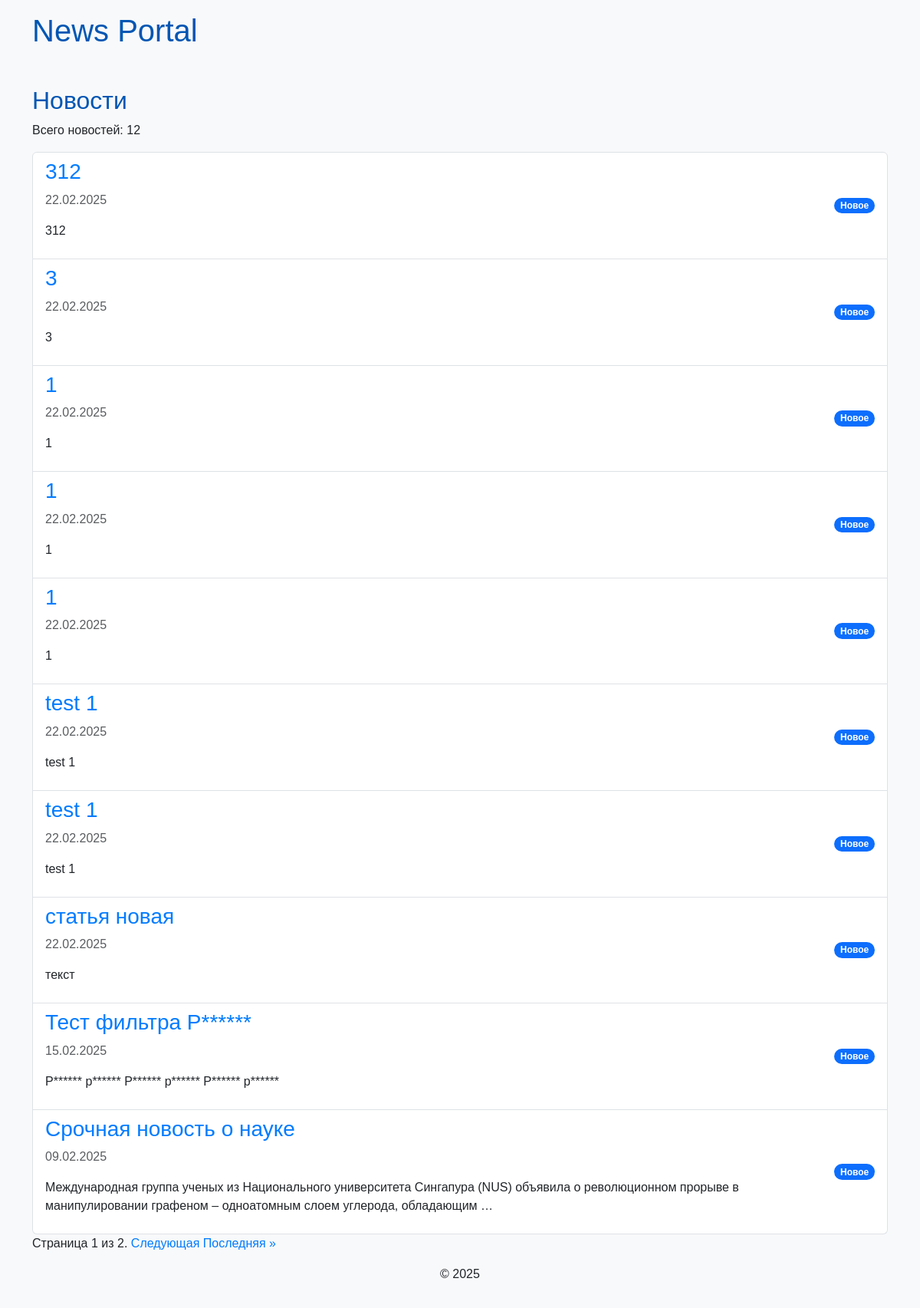
The page /news/ on the database as committed earlier.
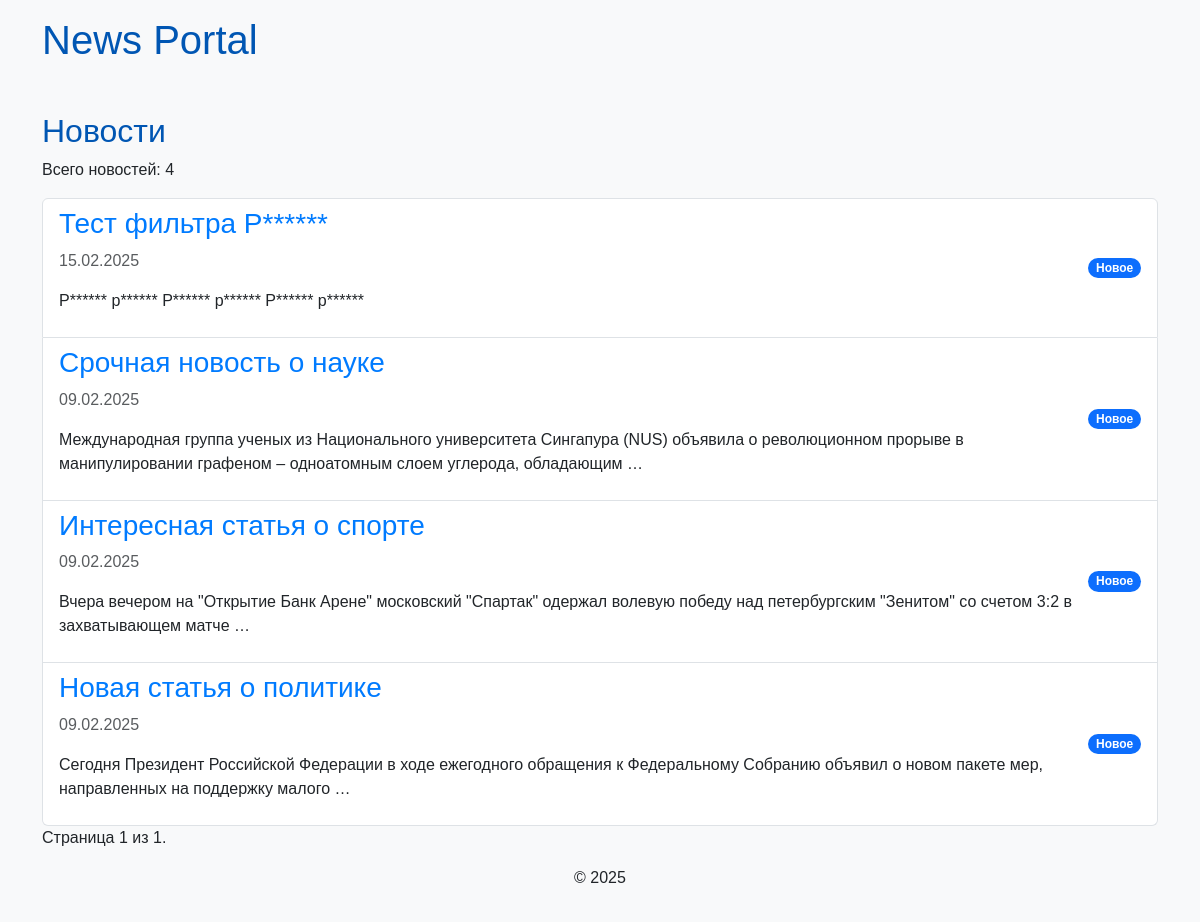
The same page on the database as committed later.
### news/models.py (models this page shows, shortened)
class Post(models.Model):
    ARTICLE = 'AR'
    NEWS = 'NW'
    POST_TYPES = [
        (ARTICLE, 'Статья'),
        (NEWS, 'Новость'),
    ]
    author = models.ForeignKey(Author, on_delete=models.CASCADE)
    post_type = models.CharField(max_length=2, choices=POST_TYPES, default=NEWS)
    date_created = models.DateTimeField(auto_now_add=True)
    categories = models.ManyToManyField(Category, through='PostCategory')
    title = models.CharField(max_length=255)
    text = models.TextField()
    rating = models.IntegerField(default=0)

### news/views.py (the view)
# urls.py: path('news/', views.news_list, name='news_list'),
def news_list(request):
    news = Post.objects.all().order_by('-date_created')  # Сортируем по дате в убывающем порядке
    total_news = news.count()  # Получаем общее количество новостей
    paginator = Paginator(news, 10)  # 10 новостей на странице
    page_number = request.GET.get('page')
    page_obj = paginator.get_page(page_number)  # Получаем нужную страницу
    context = {
        'page_obj': page_obj,  # Передаём объект страницы
        'total_news': total_news,
    }
    return render(request, 'news/news_list.html', context)

### news/templatetags/custom_filters.py (called while the page is built)
@register.filter(name='censor')
def censor(value):
    if not isinstance(value, str):
        raise ValueError("Фильтр censor может быть применен только к строкам.")
    words = value.split()
    censored_text = []
    for word in words:
        if word in censored_words:
            censored_word = word[0] + '*' * (len(word) - 1)
            censored_text.append(censored_word)
        else:
            censored_text.append(word)
    return ' '.join(censored_text)

### templates/news/news_list.html (shortened to what this page needs)
{% extends 'default.html' %}
{% load custom_filters %}
{% block content %}
    <h2>Новости</h2>
    <p>Всего новостей: {{ total_news }}</p>
    <ul class="list-group">
        {% for item in page_obj %}
            <li class="list-group-item d-flex justify-content-between align-items-center">
                <div>
                    <h3><a href="{% url 'news_detail' item.id %}">{{ item.title|censor }}</a></h3>
                    <p class="text-muted">{{ item.date_created|date:"d.m.Y" }}</p>
                    <p>{{ item.text|censor|truncatewords:20 }}</p>
                </div>
                <span class="badge bg-primary rounded-pill">Новое</span>
            </li>
        {% endfor %}
    </ul>
    <div class="pagination">
        <span class="step-links">
            <span class="current">
                Страница {{ page_obj.number }} из {{ page_obj.paginator.num_pages }}.
            </span>
            {% if page_obj.has_next %}
                <a href="?page={{ page_obj.next_page_number }}">Следующая</a>
                <a href="?page={{ page_obj.paginator.num_pages }}">Последняя &raquo;</a>
            {% endif %}
        </span>
    </div>
{% endblock %}

Rows that differ between the two databases and show on the page:
removed Post: title|censor "312", date_created "22.02.2025", text|censor "312"
removed Post: title|censor "3", date_created "22.02.2025", text|censor "3"
removed Post: title|censor "1", date_created "22.02.2025", text|censor "1"
removed Post: title|censor "1", date_created "22.02.2025", text|censor "1"
removed Post: title|censor "1", date_created "22.02.2025", text|censor "1"
removed Post: title|censor "test 1", date_created "22.02.2025", text|censor "test 1"
removed Post: title|censor "test 1", date_created "22.02.2025", text|censor "test 1"
removed Post: title|censor "статья новая", date_created "22.02.2025", text|censor "текст"
now on this page (row unchanged): Post: title|censor "Интересная статья о спорте", date_created "09.02.2025", text|censor "Вчера вечером на \"Открытие Банк Арене\" московский \"Спартак\" одержал волевую победу над петербургским \"Зенитом\" со счетом 3:2 в захватывающем матче …"
now on this page (row unchanged): Post: title|censor "Новая статья о политике", date_created "09.02.2025", text|censor "Сегодня Президент Российской Федерации в ходе ежегодного обращения к Федеральному Собранию объявил о новом пакете мер, направленных на поддержку малого …"
Other text that changed with them:
{{ total_news }}: "12" → "4"
{{ page_obj.paginator.num_pages }}: "2" → "1"
text no longer shown: "Следующая Последняя »"
